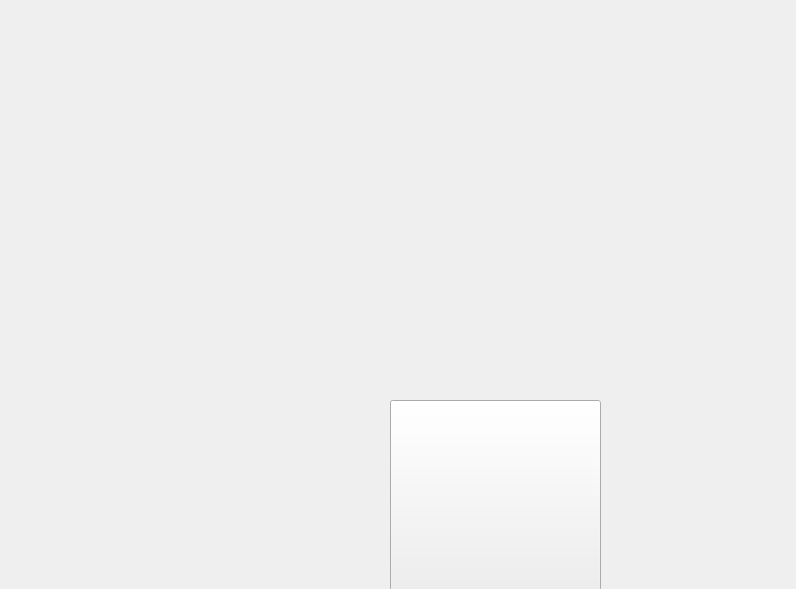
<?xml version="1.0" encoding="UTF-8"?>
<ui version="4.0">
 <class>StartWidget</class>
 <widget class="QWidget" name="StartWidget">
  <property name="geometry">
   <rect>
    <x>0</x>
    <y>0</y>
    <width>796</width>
    <height>589</height>
   </rect>
  </property>
  <property name="windowTitle">
   <string>Form</string>
  </property>
  <property name="styleSheet">
   <string notr="true"/>
  </property>
  <widget class="QPushButton" name="startButton">
   <property name="geometry">
    <rect>
     <x>390</x>
     <y>400</y>
     <width>211</width>
     <height>191</height>
    </rect>
   </property>
   <property name="minimumSize">
    <size>
     <width>211</width>
     <height>191</height>
    </size>
   </property>
   <property name="maximumSize">
    <size>
     <width>211</width>
     <height>191</height>
    </size>
   </property>
   <property name="styleSheet">
    <string notr="true">border-image: url(:/Interface/starticon.png);</string>
   </property>
   <property name="text">
    <string/>
   </property>
  </widget>
  <widget class="QLabel" name="label">
   <property name="geometry">
    <rect>
     <x>0</x>
     <y>0</y>
     <width>801</width>
     <height>591</height>
    </rect>
   </property>
   <property name="styleSheet">
    <string notr="true">background-image: url(:/Interface/startinterface.png);</string>
   </property>
   <property name="text">
    <string/>
   </property>
  </widget>
  <zorder>label</zorder>
  <zorder>startButton</zorder>
 </widget>
 <resources/>
 <connections/>
</ui>
